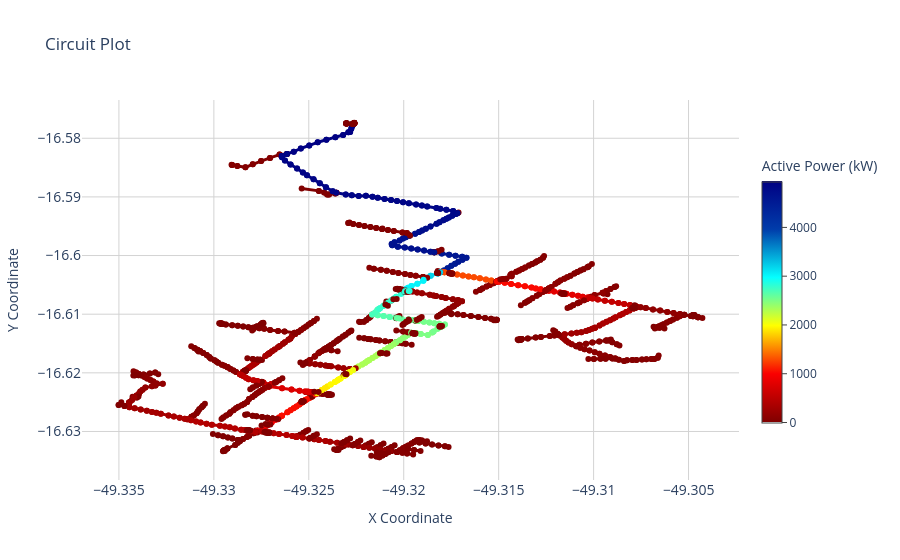
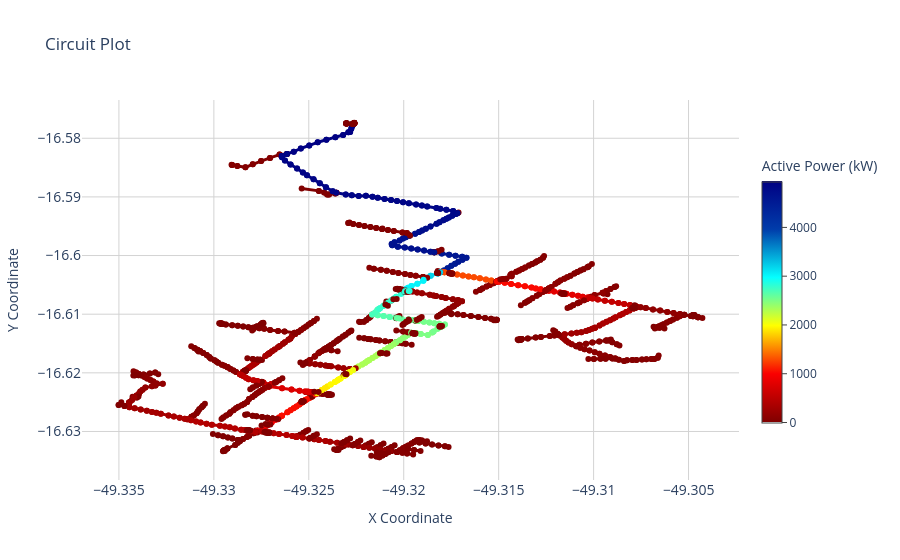

The notebook cell saved with these charts, in order:
### Markdown cell above
Mapa Estático

### Code cell
dss_tools.interactive_view.circuit_plot("active power", show=True)
